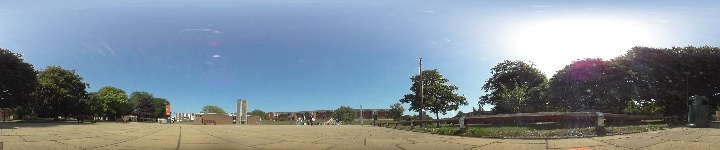
#> input picture examples/dct_hash/library1.jpg, 720 x 150 px
$ python -i imgproc.py   (imports and definitions only)
#> lines starting #> are read from the running program, lines starting #| are printed output that depends on the picture; after the words box and inside, x2 and y2 are one past the last pixel; in counts of white or black regions, pixels touching at a corner belong together
from collections.abc import Iterable

import cv2
import numpy as np


def apply_functions(im, funs):
    if funs is None:
        return im
    if isinstance(funs, Iterable):
        for fun in funs:
            im = apply_functions(im, fun)
        return im
    return funs(im)


def resize(height, width):
    '''
    Return a function to resize image to given size.

    NB: We swap the order of width and height, to be consistent with numpy's
    convention.
    '''
    return lambda im: cv2.resize(im, (width, height))


def histeq(im):
    '''Histogram equalisation: Requires uint8s as input'''
    return cv2.equalizeHist(im)


def to_float(im):
    # Normalise values
    info = np.iinfo(im.dtype)
    return im.astype(float) / info.max


def add_randomness(im, sigma):
    assert im.dtype == float
    im += sigma * np.random.standard_normal(im.shape)
    return np.clip(im, 0, 1)


def fill_holes(im):
    '''Fills in any black objects'''
    assert im.dtype == np.uint8

    # Find polygons
    contours, _ = cv2.findContours(im, cv2.RETR_TREE, cv2.CHAIN_APPROX_SIMPLE)
    if not contours:
        return
    contours = list(contours)

    # Find the biggest polygon...
    biggest_idx = np.argmax([cv2.contourArea(cnt) for cnt in contours])

    #...drop it from list and colour it white
    biggest_cnt = contours.pop(biggest_idx)
    cv2.drawContours(im, [biggest_cnt], 0, 255, -1)

    # Colour remaining polygons black
    for cnt in contours:
        cv2.drawContours(im, [cnt], 0, 0, -1)

    return im


def threshold_otsu(im):
    _, thresh = cv2.threshold(
        im, 0, 255, cv2.THRESH_BINARY_INV + cv2.THRESH_OTSU)
    return thresh


def ground_mask(im):
    # First, roughly threshold image
    im = threshold_otsu(im)

    # Set top row to black and bottom row to white before we fill
    im[-1, :] = 255
    im[0, :] = 0

    # Fill any black holes
    im = fill_holes(im)

    # Fill white holes, by inverting, filling then inverting again
    im = cv2.bitwise_not(im)
    im = fill_holes(im)
    return cv2.bitwise_not(im)


def remove_sky(im):
    '''Sets the sky to 0'''
    mask = ground_mask(im)
    im = cv2.bitwise_and(im, mask)
    return im


def remove_sky_and_histeq(im):
    mask = ground_mask(im)
    return cv2.bitwise_and(histeq(im), mask)


def mask(mask_filepath, greyscale=True):
    '''Generate a filter for mask at given filepath'''

    mask = cv2.imread(mask_filepath, cv2.IMREAD_GRAYSCALE)
    assert mask is not None
    assert mask.dtype == np.uint8
    mask = np.where(mask < 128, 0, 255).astype(np.uint8)
    if not greyscale:
        mask = cv2.cvtColor(mask, cv2.COLOR_GRAY2RGB)

    return lambda im: cv2.bitwise_and(im, mask)

>>> import cv2
>>> picture = cv2.imread('../../../../examples/dct_hash/library1.jpg', cv2.IMREAD_GRAYSCALE)
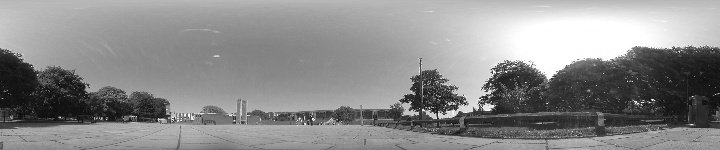
#> picture: shape (150, 720); min 4, max 255, mean 139.2
>>> result = remove_sky_and_histeq(picture)
#> in threshold_otsu, `_, thresh = cv2.threshold( im, 0, 255, cv2.THRESH_BINARY_INV + cv2.THR..`:
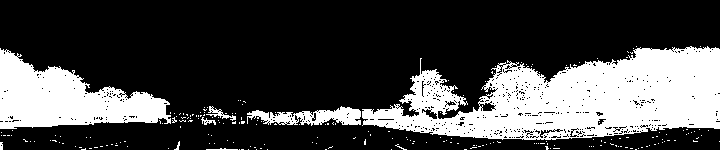
#> thresh: shape (150, 720); 27.7% white; 220 white regions (212 under 20 px), largest, box (x1, y1, x2, y2) and area: (362, 46, 720, 140) 20467, (0, 48, 171, 129) 7541, (247, 106, 361, 126) 1215
#> in fill_holes, `contours, _ = cv2.findContours(im, cv2.RETR_TREE, cv2.CHAIN_APPROX_SIM..`: contours = 845 contours, 827 with area under 20; largest, box (x1, y1, x2, y2) and area: (362, 46, 720, 140) 21040, (0, 48, 171, 129) 7413, (247, 106, 361, 126) 1118, (479, 102, 496, 112) 102, (421, 108, 438, 120) 94
#> in fill_holes, `biggest_idx = np.argmax([cv2.contourArea(cnt) for cnt in contours])`: biggest_idx = 335
#> in fill_holes, `biggest_cnt = contours.pop(biggest_idx)`: biggest_cnt = contour of 774 points, box (x1, y1, x2, y2) (362, 46, 720, 140), area 21040
#> in fill_holes, `cv2.drawContours(im, [biggest_cnt], 0, 255, -1)`: im: shape (150, 720); 29.5% white; 195 white regions (189 under 20 px), largest, box (x1, y1, x2, y2) and area: (362, 46, 720, 140) 21730, (0, 48, 171, 129) 7541, (247, 106, 361, 126) 1215, (0, 141, 720, 150) 812, (206, 106, 236, 121) 131, (201, 117, 216, 125) 53
#> the loop in fill_holes, `for cnt in contours:` made 844 passes
#> cnt on passes 1 to 3: [[641, 147], [642, 147]], [[625, 147], [627, 147]], [[254, 147], [255, 147]]
#> after the loop in fill_holes, `for cnt in contours:`:
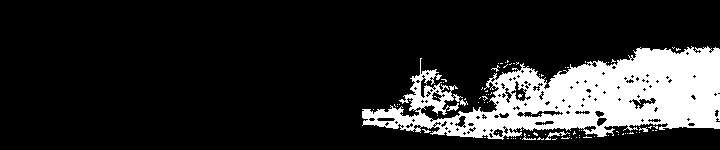
#> im: shape (150, 720); 16.5% white; 82 white regions (78 under 20 px), largest, box (x1, y1, x2, y2) and area: (362, 46, 720, 140) 17450, (545, 131, 570, 140) 64, (522, 133, 536, 140) 27, (639, 127, 648, 132) 25
#> in ground_mask, `im = cv2.bitwise_not(im)`: im: shape (150, 720); 83.5% white; 82 black regions (78 under 20 px)
#> in fill_holes (call 2), `contours, _ = cv2.findContours(im, cv2.RETR_TREE, cv2.CHAIN_APPROX_SIM..`: contours = 316 contours, 289 with area under 20; largest, box (x1, y1, x2, y2) and area: (0, 0, 720, 150) 88906, (398, 57, 455, 116) 1226, (511, 81, 531, 101) 112, (517, 111, 563, 117) 102, (629, 98, 656, 109) 83
#> in fill_holes (call 2), `biggest_idx = np.argmax([cv2.contourArea(cnt) for cnt in contours])`: biggest_idx = 112
#> in fill_holes (call 2), `biggest_cnt = contours.pop(biggest_idx)`: biggest_cnt = contour of 781 points, box (x1, y1, x2, y2) (0, 0, 720, 150), area 88906
#> in fill_holes (call 2), `cv2.drawContours(im, [biggest_cnt], 0, 255, -1)`:
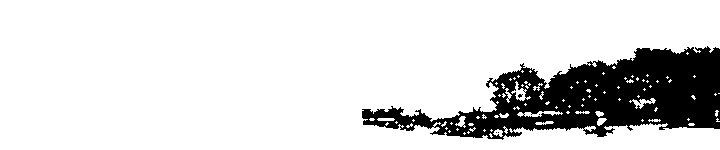
#> im: shape (150, 720); 85% white; 5 black regions (4 under 20 px), largest, box (x1, y1, x2, y2) and area: (362, 46, 720, 140) 16183
#> the loop in fill_holes (call 2), `for cnt in contours:` made 315 passes
#> cnt on passes 2 to 4: [[464, 132], [463, 133], [464, 134], [465, 133]], [[468, 131], [467, 132], [468, 133], [469, 132]], [[449, 130], [448, 131], [449, 132], [450, 131]]
#> after the loop in fill_holes (call 2), `for cnt in contours:`:
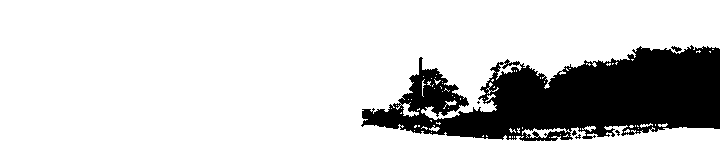
#> im: shape (150, 720); 80.7% white; 6 black regions (4 under 20 px), largest, box (x1, y1, x2, y2) and area: (361, 45, 720, 141) 20729, (671, 46, 682, 52) 34
#> in histeq, `return cv2.equalizeHist(im)`:
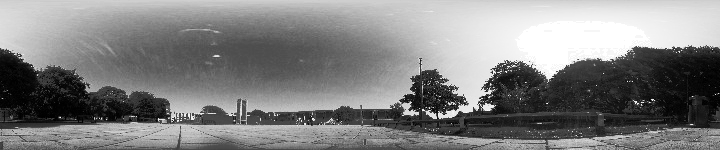
#> returned value: shape (150, 720); min 0, max 255, mean 128.5
#> in remove_sky_and_histeq, `return cv2.bitwise_and(histeq(im), mask)`:
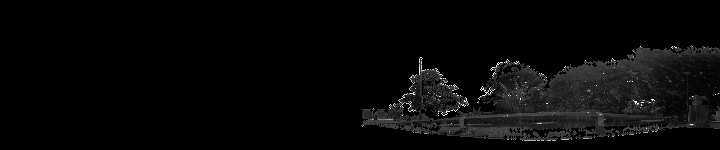
#> returned value: shape (150, 720); min 0, max 255, mean 8.1

$ run again, on examples/dct_hash/library2.jpg
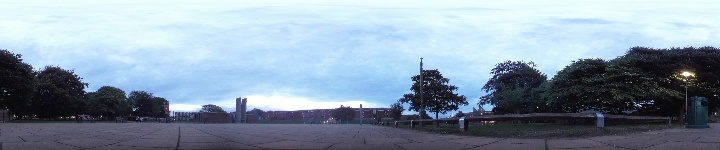
#> input picture examples/dct_hash/library2.jpg, 720 x 150 px
#> thresh: shape (150, 720); 44.2% white; 9 white regions (8 under 20 px)
#> contours = 180 contours, 175 with area under 20; largest, box (x1, y1, x2, y2) and area: (0, 46, 720, 150) 47144, (401, 101, 420, 116) 138, (481, 102, 495, 112) 78, (679, 70, 696, 79) 70, (424, 109, 437, 120) 68
#> biggest_idx = 8
#> biggest_cnt = contour of 801 points, box (x1, y1, x2, y2) (0, 46, 720, 150), area 47144
#> the loop in fill_holes, `for cnt in contours:` made 179 passes
#> cnt on passes 1 to 3: [[484, 90]], [[81, 78], [82, 78]], [[34, 68]]
#> after the loop in fill_holes, `for cnt in contours:`:
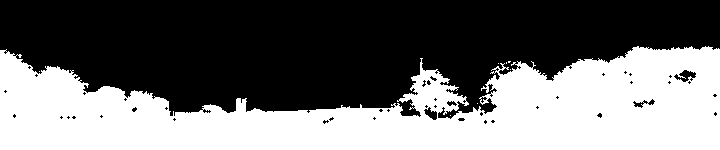
#> im: shape (150, 720); 43.4% white; 8 white regions (7 under 20 px), largest, box (x1, y1, x2, y2) and area: (0, 46, 720, 150) 46822
#> contours = 92 contours, 87 with area under 20; largest, box (x1, y1, x2, y2) and area: (0, 0, 720, 119) 59482, (674, 70, 696, 82) 104, (424, 107, 437, 120) 72, (633, 99, 655, 108) 50, (447, 101, 457, 106) 20
#> the loop in fill_holes (call 2), `for cnt in contours:` made 91 passes
#> cnt on passes 5, 6, 9, 10, 11, 16, 19, 21: [[174, 118], [173, 119], [174, 120], [175, 119]], [[374, 117], [373, 118], [374, 119], [375, 118]], [[68, 116], [67, 117], [68, 118], [69, 117]], [[61, 116], [60, 117], [61, 118], [62, 117]], [[101, 115], [100, 116], [101, 117], [102, 116]], [[388, 109], [387, 110], [388, 111], [389, 110]], [[166, 107], [165, 108], [166, 109], [167, 108]], [[537, 106], [536, 107], [537, 108], [538, 107]]
#> in remove_sky_and_histeq, `return cv2.bitwise_and(histeq(im), mask)`:
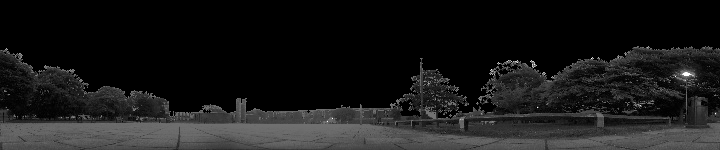
#> returned value: shape (150, 720); min 0, max 255, mean 25.3
